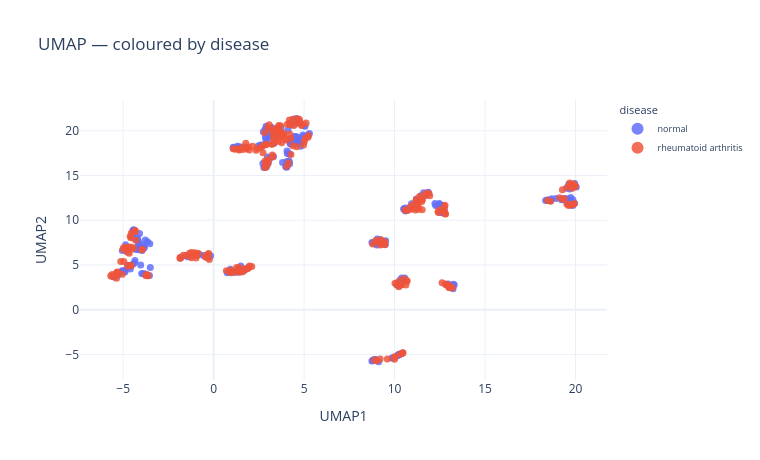

The code cell stored with this chart in its notebook:
### Code cell
# %%
proj("UMAP", "disease")

### Figure 1 — Plotly figure (JSON) as saved in the notebook; plotly's stock layout.template omitted (floating-point values rounded to 4 significant figures; data arrays with more than 128 entries replaced by an {"elided": "..."} marker saying what was removed)
{"data": [{"customdata": {"elided": "251x3 str values"}, "hovertemplate": "disease=%{customdata[2]}<br>UMAP1=%{x}<br>UMAP2=%{y}<br>donor_id=%{customdata[0]}<br>cell_type=%{customdata[1]}<extra></extra>", "legendgroup": "normal", "marker": {"color": "#636efa", "opacity": 0.85, "size": 7, "symbol": "circle"}, "mode": "markers", "name": "normal", "orientation": "v", "showlegend": true, "type": "scatter", "x": {"elided": "251 float values"}, "xaxis": "x", "y": {"elided": "251 float values"}, "yaxis": "y"}, {"customdata": {"elided": "249x3 str values"}, "hovertemplate": "disease=%{customdata[2]}<br>UMAP1=%{x}<br>UMAP2=%{y}<br>donor_id=%{customdata[0]}<br>cell_type=%{customdata[1]}<extra></extra>", "legendgroup": "rheumatoid arthritis", "marker": {"color": "#EF553B", "opacity": 0.85, "size": 7, "symbol": "circle"}, "mode": "markers", "name": "rheumatoid arthritis", "orientation": "v", "showlegend": true, "type": "scatter", "x": {"elided": "249 float values"}, "xaxis": "x", "y": {"elided": "249 float values"}, "yaxis": "y"}], "layout": {"height": 460, "legend": {"font": {"size": 9}, "itemsizing": "constant", "title": {"text": "disease"}, "tracegroupgap": 0}, "showlegend": true, "title": {"text": "UMAP — coloured by disease"}, "width": 760, "xaxis": {"anchor": "y", "domain": [0, 1], "title": {"text": "UMAP1"}}, "yaxis": {"anchor": "x", "domain": [0, 1], "title": {"text": "UMAP2"}}}}
